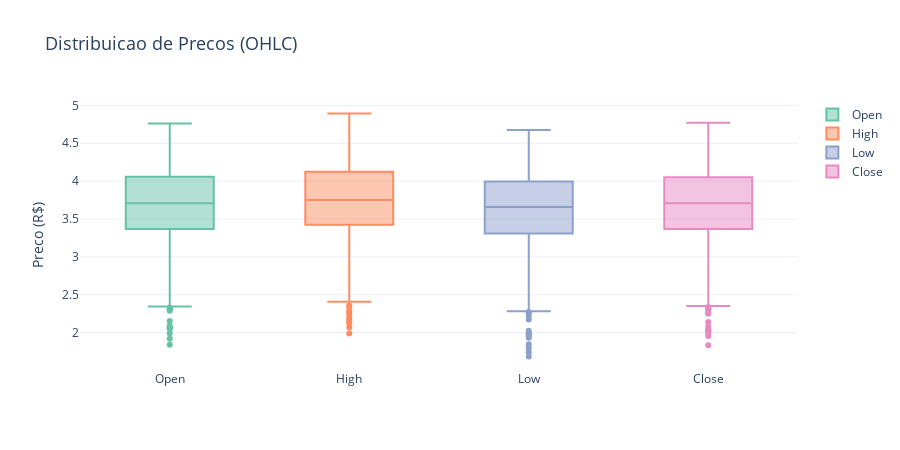

Notebook source saved alongside this figure:
### Markdown cell above
### 4.2 Boxplots - Distribuicao de Precos

Analise da distribuicao e identificacao de outliers.

### Code cell
# Boxplots for price columns
price_cols = ['Open', 'High', 'Low', 'Close']

fig_box = go.Figure()

for i, col in enumerate(price_cols):
    fig_box.add_trace(go.Box(
        y=df[col],
        name=col,
        boxpoints='outliers',
        marker_color=px.colors.qualitative.Set2[i]
    ))

fig_box.update_layout(
    title=dict(
        text='Distribuicao de Precos (OHLC)',
        font=dict(size=18)
    ),
    yaxis_title='Preco (R$)',
    template='plotly_white',
    height=450,
    showlegend=True
)

fig_box.show()

### Figure 1 — Plotly figure (JSON) as saved in the notebook; plotly's stock layout.template omitted (floating-point values rounded to 4 significant figures; data arrays with more than 128 entries replaced by an {"elided": "..."} marker saying what was removed)
{"data": [{"boxpoints": "outliers", "marker": {"color": "rgb(102,194,165)"}, "name": "Open", "type": "box", "y": {"elided": "1433 float values"}}, {"boxpoints": "outliers", "marker": {"color": "rgb(252,141,98)"}, "name": "High", "type": "box", "y": {"elided": "1433 float values"}}, {"boxpoints": "outliers", "marker": {"color": "rgb(141,160,203)"}, "name": "Low", "type": "box", "y": {"elided": "1433 float values"}}, {"boxpoints": "outliers", "marker": {"color": "rgb(231,138,195)"}, "name": "Close", "type": "box", "y": {"elided": "1433 float values"}}], "layout": {"height": 450, "showlegend": true, "title": {"font": {"size": 18}, "text": "Distribuicao de Precos (OHLC)"}, "yaxis": {"title": {"text": "Preco (R$)"}}}}
